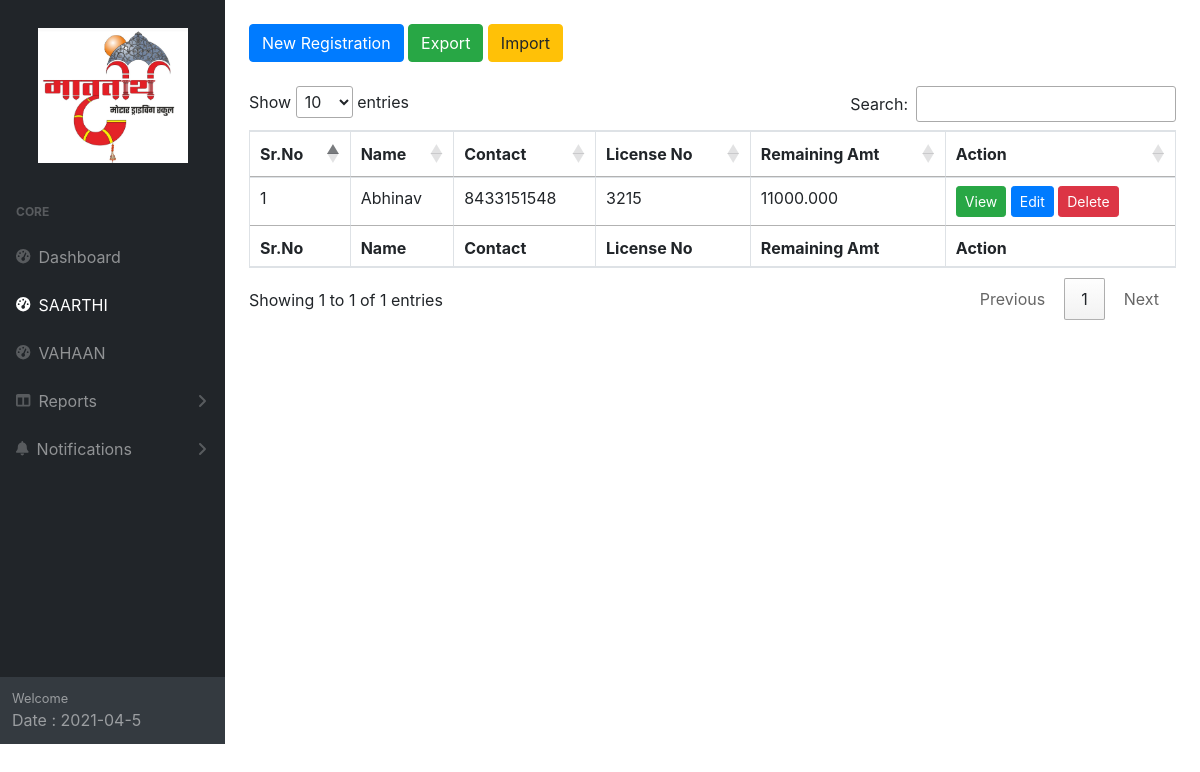
The app's page /vahaan/ with its own data.
### RTOMod/models.py (models this page shows)
class Vahaan(models.Model):
    Name = models.CharField(max_length=1080)
    contact = models.CharField(max_length=1080)
    DOB = models.CharField(max_length=1080)
    Class = models.CharField(max_length=1080)
    Address = models.CharField(max_length=1080)
    ApplicationNo = models.CharField(max_length=1080)
    EnrollmentNo = models.CharField(max_length=1080)
    LearningNo = models.CharField(max_length=1080)
    LicenseNo = models.CharField(max_length=1080)
    services = models.CharField(max_length=1000)
    Expiry = models.DateField()
    total = models.DecimalField(decimal_places=3,max_digits=120)
    Paid = models.DecimalField(decimal_places=3,max_digits=120)
    Remaining =  models.DecimalField(decimal_places=3,max_digits=120)
    systemDate = models.DateTimeField(auto_now=False, auto_now_add=False)
    created_at = models.DateTimeField(auto_now_add=True)
    updated_at = models.DateTimeField(auto_now=True)

### RTOMod/views.py (the view)
# urls.py: path('vahaan/', views.vahaan, name="RTOModVahaan"),
def vahaan(request):
    AllVhn = Vahaan.objects.all()
    return render(request, 'RTOMod/vahaan.html',{'AllVhn':AllVhn})

### RTOMod/templates/RTOMod/vahaan.html
{% extends 'base.html' %}
{% block content %}
<div class='mt-4'>
<a href={% url 'RTOModVahaanRegister' %} class="btn btn-primary ">New Registration</a>
<a href={% url 'importsarthi' %} class="btn btn-success ">Export </a>
<a href={% url 'importonlysarthi' %} class="btn btn-warning ">Import</a>
</div>
<div class="table-responsive mt-4">
    <table class="table table-bordered" id="dataTable" width="100%" cellspacing="0">
        <thead>
            <tr>
                <th>Sr.No</th>
                <th>Name</th>
                <th>Contact</th>
                <th>License No</th>
                <th>Remaining Amt</th>
                <th>Action</th>
            </tr>
        </thead>
        <tfoot>
            <tr>
                <th>Sr.No</th>
                <th>Name</th>
                <th>Contact</th>
                <th>License No</th>
                <th>Remaining Amt</th>
                <th>Action</th>
            </tr>
        </tfoot>
        <tbody>
            {% for vhn in AllVhn %}
            <tr>
                <td>{{forloop.counter}}</td>
                <td>{{vhn.Name}}</td>
                <td>{{vhn.contact}}</td>
                <td>{{vhn.LicenseNo}}</td>
                <td>{{vhn.Remaining}}</td>
                <td><a href={% url 'RTOModVahaanView' id=vhn.pk %} class="btn btn-sm btn-success">View</a>
                <a class="btn btn-sm btn-primary" href={% url 'RTOModVahaanEdit' id=vhn.pk %}>Edit</a>
                <a href={% url 'RTOModVahaanDelete' id=vhn.pk %} class="btn btn-sm btn-danger">Delete</i></a></td>
            </tr>
            {% endfor %}
        </tbody>
    </table>
</div>
{% endblock %}

### records on screen
Vahaan: Name "Abhinav", contact "8433151548", LicenseNo "3215", Remaining "11000.000"
